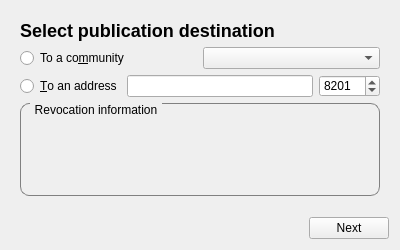
<?xml version="1.0" encoding="UTF-8"?>
<ui version="4.0">
 <class>RevocationDialog</class>
 <widget class="QDialog" name="RevocationDialog">
  <property name="geometry">
   <rect>
    <x>0</x>
    <y>0</y>
    <width>400</width>
    <height>250</height>
   </rect>
  </property>
  <property name="windowTitle">
   <string>Revoke an identity</string>
  </property>
  <property name="modal">
   <bool>true</bool>
  </property>
  <layout class="QVBoxLayout" name="verticalLayout">
   <item>
    <widget class="QStackedWidget" name="stackedWidget">
     <property name="styleSheet">
      <string notr="true">QGroupBox {
    border: 1px solid gray;
    border-radius: 9px;
    margin-top: 0.5em;
}

QGroupBox::title {
    subcontrol-origin: margin;
    left: 10px;
    padding: 0 3px 0 3px;
	font-weight: bold;
}</string>
     </property>
     <property name="currentIndex">
      <number>1</number>
     </property>
     <widget class="QWidget" name="page_load_file">
      <layout class="QVBoxLayout" name="verticalLayout_2">
       <item>
        <widget class="QLabel" name="label">
         <property name="sizePolicy">
          <sizepolicy hsizetype="Preferred" vsizetype="Maximum">
           <horstretch>0</horstretch>
           <verstretch>0</verstretch>
          </sizepolicy>
         </property>
         <property name="text">
          <string>&lt;h2&gt;Select a revokation document&lt;/h1&gt;</string>
         </property>
         <property name="textFormat">
          <enum>Qt::RichText</enum>
         </property>
        </widget>
       </item>
       <item>
        <widget class="QPushButton" name="button_load">
         <property name="text">
          <string>Load from file</string>
         </property>
        </widget>
       </item>
       <item>
        <widget class="QGroupBox" name="groupBox">
         <property name="styleSheet">
          <string notr="true"/>
         </property>
         <property name="title">
          <string>Revocation document</string>
         </property>
         <layout class="QVBoxLayout" name="verticalLayout_3">
          <item>
           <widget class="QLabel" name="label_revocation_content">
            <property name="text">
             <string/>
            </property>
           </widget>
          </item>
         </layout>
        </widget>
       </item>
      </layout>
     </widget>
     <widget class="QWidget" name="page_destination">
      <layout class="QVBoxLayout" name="verticalLayout_4">
       <item>
        <widget class="QLabel" name="label_2">
         <property name="sizePolicy">
          <sizepolicy hsizetype="Preferred" vsizetype="Maximum">
           <horstretch>0</horstretch>
           <verstretch>0</verstretch>
          </sizepolicy>
         </property>
         <property name="text">
          <string>&lt;html&gt;&lt;head/&gt;&lt;body&gt;&lt;p&gt;&lt;span style=&quot; font-size:x-large; font-weight:600;&quot;&gt;Select publication destination&lt;/span&gt;&lt;/p&gt;&lt;/body&gt;&lt;/html&gt;</string>
         </property>
         <property name="textFormat">
          <enum>Qt::RichText</enum>
         </property>
        </widget>
       </item>
       <item>
        <layout class="QHBoxLayout" name="horizontalLayout_2">
         <item>
          <widget class="QRadioButton" name="radio_community">
           <property name="text">
            <string>To a co&amp;mmunity</string>
           </property>
          </widget>
         </item>
         <item>
          <widget class="QComboBox" name="combo_community"/>
         </item>
        </layout>
       </item>
       <item>
        <layout class="QHBoxLayout" name="horizontalLayout_3">
         <property name="sizeConstraint">
          <enum>QLayout::SetDefaultConstraint</enum>
         </property>
         <item>
          <widget class="QRadioButton" name="radio_address">
           <property name="text">
            <string>&amp;To an address</string>
           </property>
          </widget>
         </item>
         <item>
          <widget class="QLineEdit" name="edit_address"/>
         </item>
         <item>
          <widget class="QSpinBox" name="spinbox_port">
           <property name="maximum">
            <number>65535</number>
           </property>
           <property name="value">
            <number>8201</number>
           </property>
          </widget>
         </item>
        </layout>
       </item>
       <item>
        <widget class="QGroupBox" name="groupBox_2">
         <property name="sizePolicy">
          <sizepolicy hsizetype="Preferred" vsizetype="Minimum">
           <horstretch>0</horstretch>
           <verstretch>0</verstretch>
          </sizepolicy>
         </property>
         <property name="title">
          <string>Revocation information</string>
         </property>
         <layout class="QVBoxLayout" name="verticalLayout_5">
          <item>
           <widget class="QLabel" name="label_revocation_info">
            <property name="sizePolicy">
             <sizepolicy hsizetype="Preferred" vsizetype="Minimum">
              <horstretch>0</horstretch>
              <verstretch>0</verstretch>
             </sizepolicy>
            </property>
            <property name="text">
             <string/>
            </property>
           </widget>
          </item>
          <item>
           <widget class="QLabel" name="label_target">
            <property name="text">
             <string/>
            </property>
           </widget>
          </item>
          <item>
           <spacer name="verticalSpacer">
            <property name="orientation">
             <enum>Qt::Vertical</enum>
            </property>
            <property name="sizeHint" stdset="0">
             <size>
              <width>20</width>
              <height>1</height>
             </size>
            </property>
           </spacer>
          </item>
         </layout>
        </widget>
       </item>
      </layout>
     </widget>
    </widget>
   </item>
   <item>
    <layout class="QHBoxLayout" name="horizontalLayout">
     <property name="topMargin">
      <number>6</number>
     </property>
     <item>
      <spacer name="horizontalSpacer">
       <property name="orientation">
        <enum>Qt::Horizontal</enum>
       </property>
       <property name="sizeHint" stdset="0">
        <size>
         <width>40</width>
         <height>20</height>
        </size>
       </property>
      </spacer>
     </item>
     <item>
      <widget class="QPushButton" name="button_next">
       <property name="text">
        <string>Next</string>
       </property>
      </widget>
     </item>
    </layout>
   </item>
  </layout>
 </widget>
 <resources/>
 <connections/>
 <slots>
  <slot>open_process_add_community()</slot>
  <slot>key_changed(int)</slot>
  <slot>action_remove_community()</slot>
  <slot>open_process_edit_community(QModelIndex)</slot>
  <slot>next()</slot>
  <slot>previous()</slot>
  <slot>open_import_key()</slot>
  <slot>open_generate_account_key()</slot>
  <slot>action_edit_account_key()</slot>
  <slot>action_edit_account_parameters()</slot>
  <slot>action_show_pubkey()</slot>
  <slot>action_delete_account()</slot>
 </slots>
</ui>
